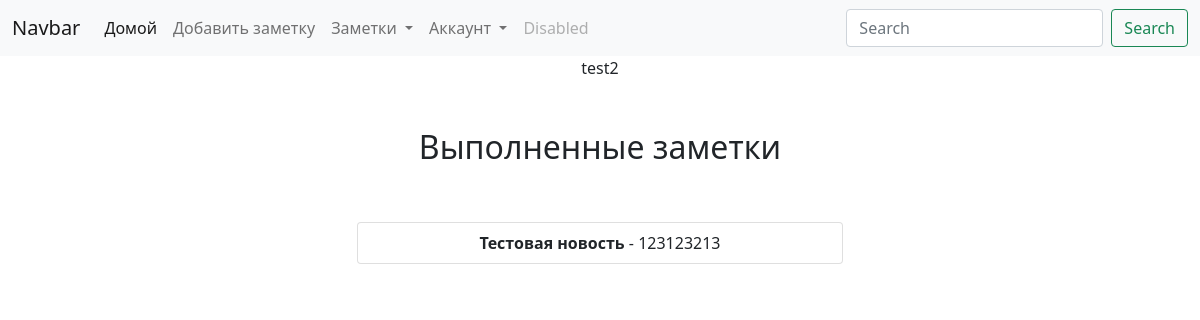
Page /compleatetodo/ (signed in) on the earlier database version.
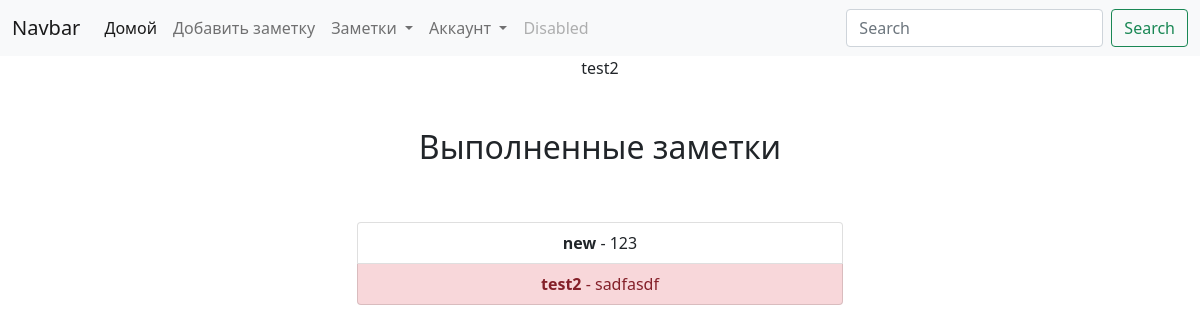
Same page on the later database version.
### todoapp/models.py (models this page shows, shortened)
class Todo(models.Model):
    title = models.CharField(max_length=150)
    memo = models.TextField(blank = True)
    impotantFlag = models.BooleanField(default=False)
    date = models.DateTimeField(auto_now_add = True)
    datecompleat = models.DateTimeField(null=True, blank=True)
    user = models.ForeignKey(User, on_delete = models.CASCADE)
    class Meta:
        verbose_name = 'Заметка'
        verbose_name_plural = 'Заметки'

### todoapp/views.py (the view)
# urls.py: path('compleatetodo/',views.compleatetodos, name = 'compleatetodos'),
@login_required
def compleatetodos(request):
    data = Todo.objects.filter(user = request.user,datecompleat__isnull = False)
    return render(request,'todoapp/compleatetodos.html',{'data':data})

### todoapp/templates/todoapp/compleatetodos.html
{% extends 'todoapp/base.html' %}
{% block content  %}
<div class="row justify-content-center mt-5">
  <div class="col-md-5">
    <h2>Выполненные заметки</h2>
  </div>
</div>
<div class="row justify-content-center mt-5">
  <div class="col-md-5">
    <div class="list-group">
      {% for el in data %}
        <a href="{% url 'detailtodo' el.id %}" class = "list-group-item list-group-item-action {% if el.impotantFlag %} list-group-item-danger {% endif %}"><b>{{el.title}}</b>{% if el.memo %} - {{el.memo|truncatechars:30}}{% endif %}</a>
      {% endfor %}
    </div>
  </div>
</div>
{% endblock %}

### todoapp/templates/todoapp/base.html (shortened to what this page needs)
<!doctype html>
{% load static %}
<html lang="ru">
  <head>
    <link href="https://cdn.jsdelivr.net/npm/bootstrap@5.0.1/dist/css/bootstrap.min.css" rel="stylesheet">
    <link rel="stylesheet" href="{% static "todoapp/css/todoapp.css" %}">
  </head>
  <body><nav class="navbar navbar-expand-lg navbar-light bg-light">
  <div class="container-fluid">
    <a class="navbar-brand" href="#">Navbar</a>
    <div class="collapse navbar-collapse" id="navbarSupportedContent">
      <ul class="navbar-nav me-auto mb-2 mb-lg-0">
        <li class="nav-item">
          <a class="nav-link active" aria-current="page" href="{% url 'home' %}">Домой</a>
        </li>
        <li class="nav-item">
          <a class="nav-link" href="{% url 'addtodo' %}">Добавить заметку</a>
        </li>
        {% if user.is_authenticated %}
        <li class="nav-item dropdown">
          <a class="nav-link dropdown-toggle" href="#" id="navbarDropdown" role="button" data-bs-toggle="dropdown" aria-expanded="false">
            Заметки
          </a>
        </li>
        {% endif %}
        <li class="nav-item dropdown">
          <a class="nav-link dropdown-toggle" href="#" id="navbarDropdown" role="button" data-bs-toggle="dropdown" aria-expanded="false">
            Аккаунт
          </a>
        </li>
        <li class="nav-item">
          <a class="nav-link disabled" href="#" tabindex="-1" aria-disabled="true">Disabled</a>
        </li>
      </ul>
      <form class="d-flex">
        <input class="form-control me-2" type="search" placeholder="Search" aria-label="Search">
        <button class="btn btn-outline-success" type="submit">Search</button>
      </form>
    </div>
  </div>
</nav>
<div class="conainer text-center">
    {% if user.is_authenticated %}
      {{user.username}}
    {% endif %}
    {% block content %}{% endblock %}
</div>
  </body>
</html>

Differences in the rows shown:
removed Todo: title "Тестовая новость", memo "123123213"
added Todo: title "new", memo "123"
added Todo: title "test2", memo "sadfasdf", impotantFlag True (drawn)
